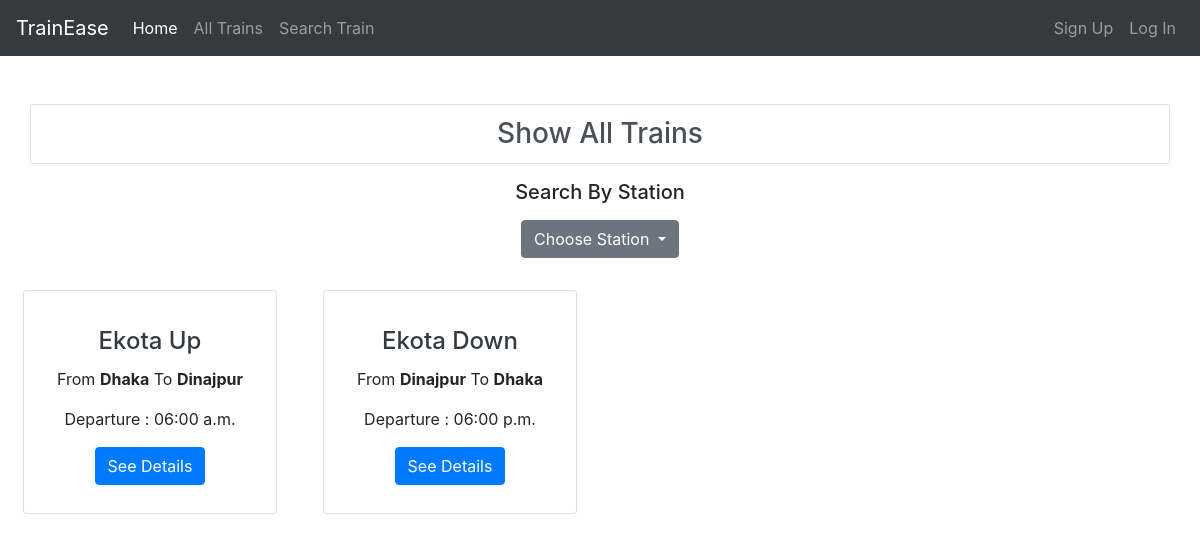
Page /train/category/dinajpur/ on the committed database.
### train/models.py (models this page shows, shortened)
class Train(models.Model):
    name = models.CharField(max_length=100)
    from_station = models.ForeignKey(Station, blank=True, null=True, on_delete=models.CASCADE,related_name='from_station')
    to_station = models.ForeignKey(Station, blank=True, null=True, on_delete=models.CASCADE,related_name='to_station')
    departure = models.TimeField()
    ticket_price = models.DecimalField(max_digits=10, decimal_places=2 , blank=True, null=True)

class Station(models.Model):
    name = models.CharField(max_length=100)
    slug = models.SlugField(unique=True, blank=True, null=True)
    def __str__(self):
        return self.name

### train/views.py (the view)
# urls.py: path('', TrainDisplay.as_view(), name='train_list'),
class TrainDisplay(ListView):
    template_name = 'train_display.html'
    context_object_name = 'trains'
    model = Train
    def get_queryset(self):
        station_slug = self.kwargs.get('station_slug')
        if station_slug:
            return Train.objects.filter(Q(to_station__slug=station_slug) | Q(from_station__slug=station_slug))
        else:
            return Train.objects.all()
    def get_context_data(self, **kwargs):
        context = super().get_context_data(**kwargs)
        context['station_list'] = Station.objects.all()
        return context

### train/templates/train_display.html (shortened to what this page needs)
{% extends "base.html" %} {% block title %} All Trains List {% endblock title %}
{% block content %}
<div class="container-fluid mt-5">
  <div class="dropdown text-center mb-4">
    <div class="col-md-12">
      <h3 class="list-group">
        <a
          href="{% url 'train_list' %}"
          class="list-group-item list-group-item-action text-center"
        >
          Show All Trains
        </a>
      </h3>
    </div>
    <h5 class="text-center my-3">Search By Station</h5>
    <button
      class="btn btn-secondary dropdown-toggle"
      type="button"
      id="dropdownMenuButton"
      data-toggle="dropdown"
      aria-haspopup="true"
      aria-expanded="false"
    >
      Choose Station
    </button>
  </div>
  <div class="row">
    <div class="col-md-12">
      <div class="row">
        {% if trains %} {% for train in trains %}
        <div class="col-sm-6 col-lg-3 col-md-4">
          <div class="card m-2 h-100">
            <div class="card-body d-flex align-items-center">
              <div class="mx-auto">
                <h4 class="card-title pt-2 text-center">
                  <a href="" class="text-decoration-none text-dark">
                    {{ train.name }}
                  </a>
                </h4>
                <p class="text-center">
                  From
                  <b>{{ train.from_station }}</b>
                  To
                  <b>{{ train.to_station }}</b>
                </p>
                <p class="text-center">
                  Departure : {{ train.departure | time:"h:i a" }}
                </p>
                <div class="text-center">
                  <a
                    class="btn btn-primary text-white text-center"
                    href="{% url 'train_details' train.id %}"
                  >
                    See Details
                  </a>
                </div>
              </div>
            </div>
          </div>
        </div>
        {% endfor %} {% else %}
        <h2 class="text-center">No Results Found</h2>
        {% endif %}
      </div>
    </div>
  </div>
</div>
{% endblock content %}

### rows in the picture
Train: name "Ekota Up", from_station "Dhaka", to_station "Dinajpur", departure "06:00 a.m."
Train: name "Ekota Down", from_station "Dinajpur", to_station "Dhaka", departure "06:00 p.m."
